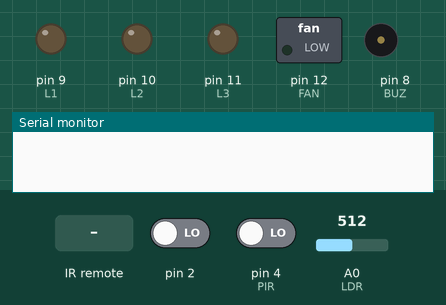
The sketch below on a simulated Arduino Uno, built with avr-gcc and run on an emulated ATmega328P. On the bench: switched loads named in the sketch (green lamp = pin HIGH), output pins drawn as LEDs (lit = HIGH), buzzer (waves = sounding), the last lines printed to the serial monitor. The inputs (shaded band) are chosen by the test bench; at power-on: pin 2 LOW, pin 4 (PIR) LOW, A0 (LDR) = 512.

Above: at 1.2 s.
1.3 s: infrared code 0x1FE50AF received
At 2.3 s:
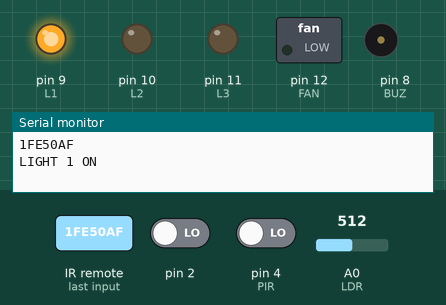
3.3 s: infrared code 0x1FED827 received
At 5.0 s:
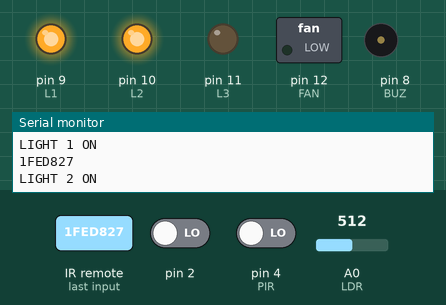
5.3 s: pin 2 driven HIGH
At 6.2 s:
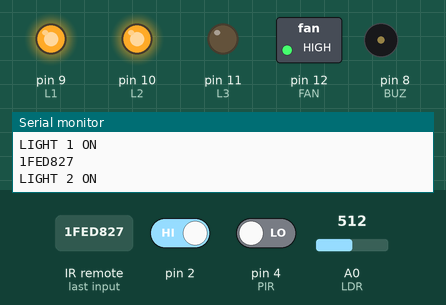
6.8 s: infrared code 0x1FEF807 received
At 7.7 s:
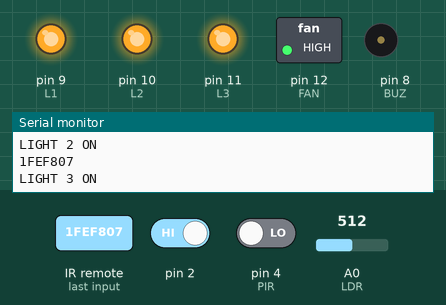
8.8 s: infrared code 0x1FE807F received
At 8.92 s:
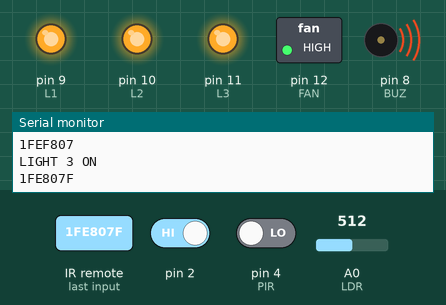
10.8 s: infrared code 0x1FE48B7 received
At 12.0 s:
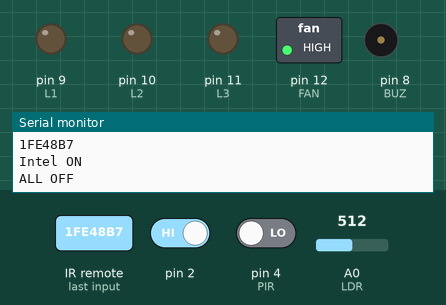
Timing chart, 0 to 18.3 s (numbered marks = the images above; inputs shaded):
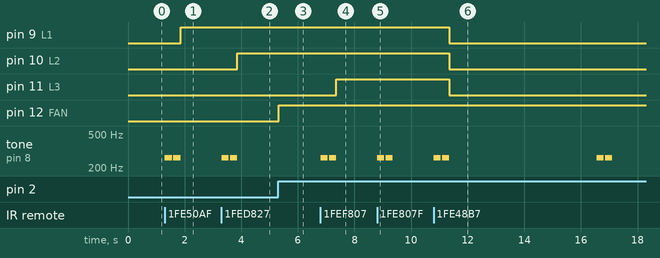

Measured:
- after the input at 1.3 s, pin 9 (L1): LOW → HIGH after 0.56 s; tone on pin 8 (BUZ): alternates 262 Hz for 0.25 s and silent for 0.05 s, 4 changes in all, then stays silent, starting at once
- after the input at 3.3 s, pin 10 (L2): LOW → HIGH after 0.55 s; tone on pin 8 (BUZ): alternates 262 Hz for 0.25 s and silent for 0.05 s, 4 changes in all, then stays silent, starting at once
- after the input at 5.3 s, pin 12 (FAN): LOW → HIGH at once
- after the input at 6.8 s, pin 11 (L3): LOW → HIGH after 0.55 s; tone on pin 8 (BUZ): alternates 262 Hz for 0.25 s and silent for 0.05 s, 4 changes in all, then stays silent, starting at once
- after the input at 8.8 s, tone on pin 8 (BUZ): alternates 262 Hz for 0.25 s and silent for 0.05 s, 4 changes in all, then stays silent, starting at once
- after the input at 10.8 s, pin 9 (L1), pin 10 (L2), pin 11 (L3): HIGH → LOW after 0.56 s; tone on pin 8 (BUZ): plays 262 Hz for 0.25 s, 262 Hz for 0.25 s, 262 Hz for 0.25 s, 262 Hz for 0.25 s, starting at once

The sketch:

home_automation_v2.2.ino
```cpp
#include <IRremote.h>
#include <TimerOne.h>
#include <TimerFreeTone.h>
/* Remote Sensing Button*/
#define button1 0x1FE50AF
#define button2 0x1FED827
#define button3 0x1FEF807
#define buttonFan 0x1FE807F
#define plus 0x1FE609F
#define minus 0x1FEA05F
#define off 0x1FE48B7
#define intel_button 0x1FE7887
/* Pin Details */
#define PIR 4 // 6
#define RECV_PIN 3 // 5
#define L1 9 // 15
#define L2 10 // 16
#define L3 11 // 17
#define FAN 12 // 18
#define BUZ 8 // 14
#define LDR A0
/* Constant Details */
#define MAX1 1000
#define LDRValueMax 80
/* Status Details */
boolean LS1=0;
boolean LS2=0;
boolean LS3=0;
boolean FANS=0;
boolean OFF=0;
boolean IS=0;
int FANSpeed=0;
int prevFANSpeed=2;
int prevdim=60;
int LDRValue=0;
/* Global Variable Details */
volatile int i=0;
volatile boolean zero_cross=0;
int dim = 200;
int freqStep = 100;
int counter=0;
IRrecv irrecv(RECV_PIN);
decode_results results;
/* Initialization */
void setup(){
  //Enable IR receiver
  irrecv.enableIRIn();
  //Set Pin
  pinMode(L1, OUTPUT);
  pinMode(L2, OUTPUT);
  pinMode(L3, OUTPUT);
  pinMode(FAN, OUTPUT);
  pinMode(BUZ, OUTPUT);
  pinMode(PIR,INPUT);
  //Initialize Pin Value
  digitalWrite(L1,LOW);
  digitalWrite(L2,LOW);
  digitalWrite(L3,LOW);
  digitalWrite(FAN,LOW);
  //Interrupt for Zero Cross
  attachInterrupt(0, zero_cross_detect, RISING);
  //Timing Interrupt
  Timer1.initialize(freqStep);
  Timer1.attachInterrupt(dim_check, freqStep);
  //Start Serial Monitor
  Serial.begin(9600);
}
void zero_cross_detect() {
  zero_cross = true;
    i=0;
    digitalWrite(FAN, LOW);
}
void dim_check() {
  if(zero_cross == true) {
    if(i>=dim) {
      digitalWrite(FAN, HIGH);
      i=0;
      zero_cross = false;
    }
    else {
      i++;
    }
  }
}
void intel_work(){
  if(IS==1){
    int pir_value=digitalRead(PIR);
    int ldr_value=analogRead(LDR);
    if(pir_value==HIGH && ldr_value<LDRValueMax){
      senseTone();
      digitalWrite(L1,HIGH);
      LS1=1;
      Serial.println("LIGHT 1 ON");
      counter=0;
      IS=0;
    }
    else{
      counter++;
      if(counter>MAX1){
        senseTone();
        digitalWrite(L1,LOW);
        LS1=0;
        Serial.println("LIGHT 1 OFF");
        counter=0;
      }
    }
  }
}
void intel_on_off(){
  if(IS==0){
    Serial.println("Intel ON");
    IS=1;
  }
  else{
    Serial.println("Intel OFF");
    IS=0;
  }
}
void senseTone(){
  TimerFreeTone(BUZ, 262, 250); // Play thisNote for duration.
  delay(50);
  TimerFreeTone(BUZ, 262, 250);
}
void loop() {
  if (irrecv.decode(&results)) {
    Serial.println(results.value,HEX);
    switch(results.value){
      case button1:{
        senseTone();
        if(LS1==0){
          Serial.println("LIGHT 1 ON");
          digitalWrite(L1,HIGH);
          LS1=1;
        }
        else{
          Serial.println("LIGHT 1 OFF");
          digitalWrite(L1,LOW);
          LS1=0;
        }
        break;
      }
      case button2:{
        senseTone();
        if(LS2==0){
          Serial.println("LIGHT 2 ON");
          digitalWrite(L2,HIGH);
          LS2=1;
        }
        else{
          Serial.println("LIGHT 2 OFF");
          digitalWrite(L2,LOW);
          LS2=0;
        }
        break;
      }
      case button3:{
        senseTone();
        if(LS3==0){
          Serial.println("LIGHT 3 ON");
          digitalWrite(L3,HIGH);
          LS3=1;
        }
        else{
          Serial.println("LIGHT 3 OFF");
          digitalWrite(L3,LOW);
          LS3=0;
        }
        break;
      }
      case buttonFan:{
        senseTone();
        if(FANS==0){
          dim=prevdim;
          FANSpeed=prevFANSpeed;
          FANS=1;
          Serial.println("FAN ON");
          Serial.print("Fan Speed : ");
          Serial.println(FANSpeed);
          Serial.print("Fan dim : ");
          Serial.println(dim);
        }
        else{
          Serial.println("FAN OFF");
          prevdim=dim;
          prevFANSpeed=FANSpeed;
          dim=200;
          FANS=0;
        }
        break;
      }
      case off:{
        senseTone();
        digitalWrite(L1,LOW);
        digitalWrite(L2,LOW);
        digitalWrite(L3,LOW);
        LS1=0;
        LS2=0;
        LS3=0;
        if(dim!=200){
          prevdim=dim;
          prevFANSpeed=FANSpeed;
          dim=200;
          FANS=0;
        }
        intel_on_off();
        Serial.println("ALL OFF");
        break;
      }
      case plus:{
        senseTone();
        if(FANS==1){
          if(FANSpeed<5){
            FANSpeed+=1;
            dim-=20;
            Serial.print("Fan Speed : ");
            Serial.println(FANSpeed);
            Serial.print("Fan dim : ");
            Serial.println(dim);
          }
        }
        break;
      }
      case minus:{
        senseTone();
        if(FANS==1){
          if(FANSpeed>2){
            FANSpeed-=1;
            dim+=20;
            Serial.print("Fan Speed : ");
            Serial.println(FANSpeed);
            Serial.print("Fan dim : ");
            Serial.println(dim);
          }
        }
        break;
      }
      case intel_button:{
        senseTone();
        intel_on_off();
        break;
      }
      default:{
        break;
      }
    }
    delay(18);
    irrecv.resume();
  }
  intel_work();
  delay(5);
}
```
